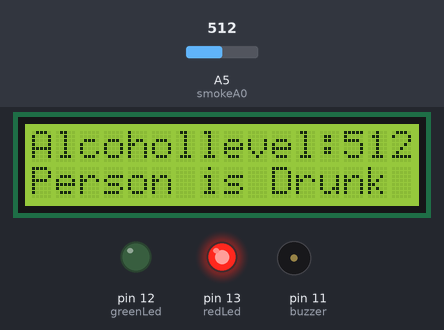
Bench run of a sketch on a simulated Arduino Uno, built with avr-gcc and run on an emulated ATmega328P. On the bench: 16×2 character LCD, output pins drawn as LEDs (lit = HIGH), buzzer (waves = sounding). Inputs (shaded band) come from the test bench; at power-on: A5 (smokeA0) = 512. What the sketch prints to the serial monitor is not drawn.

Above: at 0.4 s.
At 15.48 s:
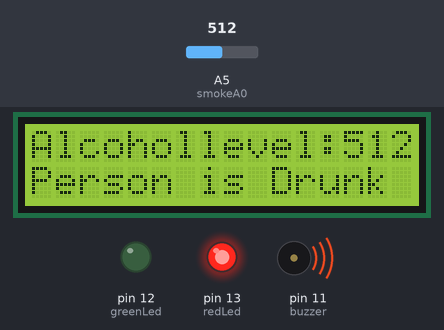
Timing chart, 0 to 123.6 s (numbered marks = the images above):
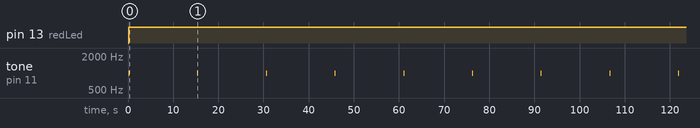

Measured:
- by itself, pin 13 (redLed): LOW → HIGH at 0.17 s
- by itself, tone on pin 11 (buzzer): alternates 1000 Hz for 0.20 s and silent for 15.0 s
- what the display in image 0 shows lasts 15.1 s, from 0.2 s to 15.3 s

The sketch:

drink_and_drive_GSM.ino
```cpp
#include <SoftwareSerial.h>
SoftwareSerial mySerial(9, 10);//rx,tx

#include <LiquidCrystal.h>
const int rs = 6, en = 7, d4 = 5, d5 = 4, d6 = 3, d7 = 2;
LiquidCrystal lcd(rs, en, d4, d5, d6, d7);


int redLed = 13;
int greenLed = 12;
int buzzer = 11;
int smokeA0 = A5;

// Your threshold value
int sensorThres = 400;

void setup() {
  pinMode(redLed, OUTPUT);
  pinMode(greenLed, OUTPUT);
  pinMode(buzzer, OUTPUT);
  pinMode(smokeA0, INPUT);
  lcd.begin(16, 2);
  Serial.begin(9600);
  mySerial.begin(9600);
}
void loop()
{
  int analogSensor = analogRead(smokeA0);
  mySerial.print("Alcohollevel: ");
  mySerial.println(analogSensor);

  // Checks if it has reached the threshold value
  if (analogSensor > sensorThres)
  {

    mySerial.println("Person is Drunk");
    mySerial.println("");
    lcd.begin(16, 2);
    lcd.print("Alcohollevel:");
    lcd.setCursor(13, 0); // top right
    lcd.println(analogSensor);
    lcd.setCursor(0, 2);
    lcd.print("Person is Drunk");
    digitalWrite(redLed, HIGH);
    digitalWrite(greenLed, LOW);
    tone(buzzer, 1000, 200);
    SendMessage1();
  }
  else
  {
    mySerial.println("Person not Drunk");
     mySerial.println("");
    lcd.begin(16, 2);
    lcd.print("Alcohollevel:");
    lcd.setCursor(13, 0); // top right
    lcd.println(analogSensor);
    lcd.setCursor(0, 2);
    lcd.print("Person not Drunk");
    digitalWrite(redLed, LOW);
    digitalWrite(greenLed, HIGH);
    noTone(buzzer);
    SendMessage2();
    delay(1000);
  }
  delay(1000);
  lcd.clear();
}

void SendMessage2()
{
  mySerial.begin(9600);
  delay(1000);
  Serial.println("AT");
  delay(1000);
  Serial.println("OK");
  Serial.println("AT+CMGF=1");    //Sets the GSM Module in Text Mode
  delay(1000);  // Delay of 1000 milli seconds or 1 second
  Serial.println("OK");
  Serial.println("AT+CMGS=\"+xxxxxxxxxxx\"\r"); // Replace x with mobile number
  delay(1000);
  Serial.println("I am SMS from drink and drive departemnt.");
  Serial.println("Person is not drunked ");// The SMS text you want to send
  delay(100);
  Serial.println((char)26);// ASCII code of CTRL+Z
  delay(5000);
  delay(5000);
  //delay(5000);
}
void SendMessage1()
{
  mySerial.begin(9600);
  delay(1000);
  Serial.println("AT");
  delay(1000);
  Serial.println("OK");
  Serial.println("AT+CMGF=1");    //Sets the GSM Module in Text Mode
  delay(1000);  // Delay of 1000 milli seconds or 1 second
  Serial.println("OK");
  Serial.println("AT+CMGS=\"+xxxxxxxxxxx\"\r"); // Replace x with mobile number
  delay(1000);
  Serial.println("I am SMS from drink and drive departemnt.");
  Serial.println("Person is drunked ");// The SMS text you want to send
  delay(100);
  Serial.println((char)26);// ASCII code of CTRL+Z
  delay(5000);
  delay(5000);
 // delay(5000);
}
```
